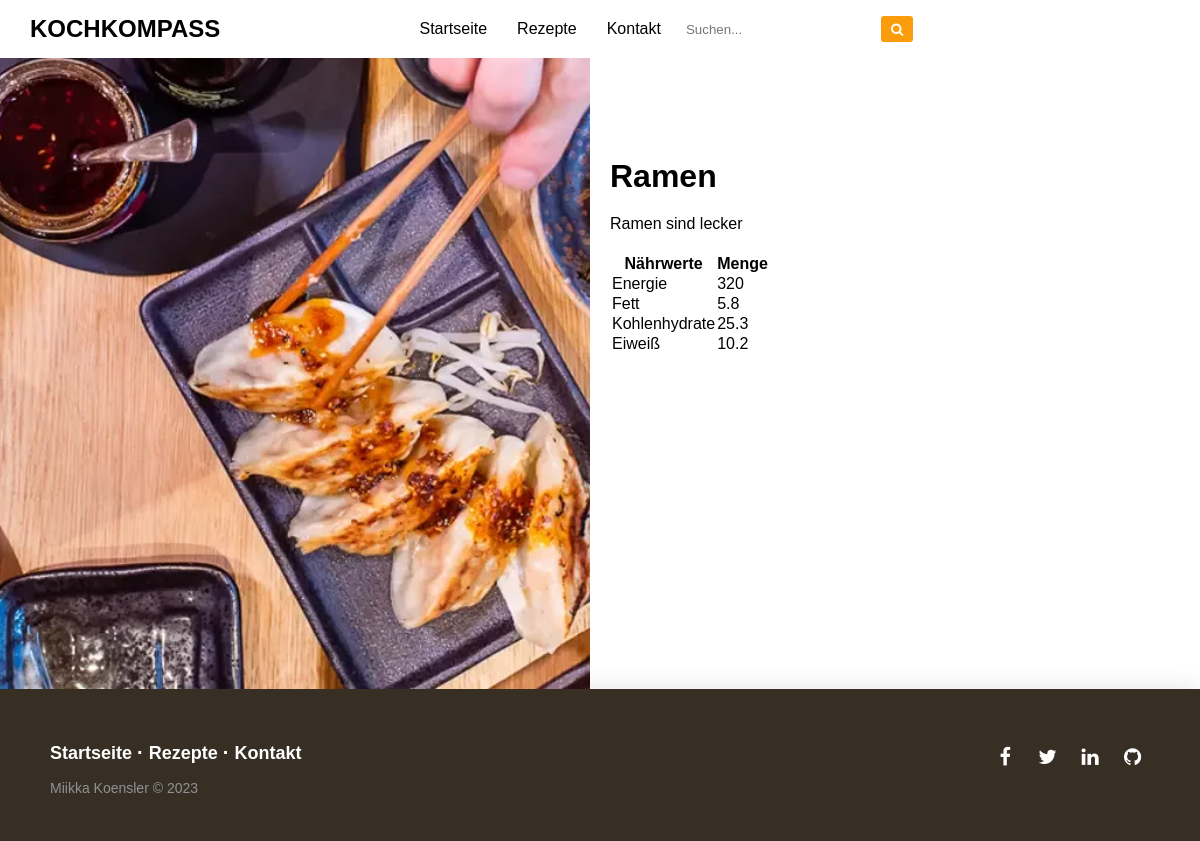
Screenshot of /sites/rezept.php?id=1 with the database file from the repository.
### tables this page shows
CREATE TABLE `rezepte` (
  `id` int(11) NOT NULL,
  `name` varchar(255) NOT NULL,
  `beschreibung` text NOT NULL,
  `bewertung` float NOT NULL,
  `eiweiß` float NOT NULL,
  `fett` float NOT NULL,
  `energie` float NOT NULL,
  `kohlenhydrate` float NOT NULL,
  `bild` varchar(255) DEFAULT NULL
);

### sites/rezept.php (the view, shortened to what this page needs)
<?php
include '../module/dbconnect.php';
$row = null;
if (isset($_GET['id'])) {
    $recipeId = $_GET['id'];
    $sql = "SELECT * FROM rezepte WHERE id = $recipeId";
    $result = $conn->query($sql);
    if ($result->num_rows > 0) {
        $row = $result->fetch_assoc();
    }
}
include '../module/navbar.php';
?>
<div class="rezept-container">
    <?php if ($row) { ?>
        <div class="rezept-bild">
            <img src="../assets/img/<?php echo $row['bild']; ?>" alt="Bild des Rezepts">
        </div>
        <div class="rezept-details">
            <h1><?php echo $row['name']; ?></h1>
            <p><?php echo $row['beschreibung']; ?></p>
            <table>
                <tr>
                    <th>Nährwerte</th>
                    <th>Menge</th>
                </tr>
                <tr>
                    <td>Energie</td>
                    <td><?php echo $row['energie']; ?></td>
                </tr>
                <tr>
                    <td>Fett</td>
                    <td><?php echo $row['fett']; ?></td>
                </tr>
                <tr>
                    <td>Kohlenhydrate</td>
                    <td><?php echo $row['kohlenhydrate']; ?></td>
                </tr>
                <tr>
                    <td>Eiweiß</td>
                    <td><?php echo $row['eiweiß']; ?></td>
                </tr>
            </table>
        </div>
    <?php } ?>
</div>
<?php include '../module/footer.php'; ?>
</body>
</html>

### assets/css/style.css (style rules this page uses)
* { margin: 0; padding: 0; font-family: "Montserrat", sans-serif; box-sizing: border-box; }
.rezept-container { display: flex; align-items: flex-start; height: 78.9vh; }
.rezept-bild { flex: 1; height: 100%; }
.rezept-bild img { width: 100%; height: 100%; object-fit: cover; }
.rezept-details { flex: 1; margin-left: 20px; margin-top: 100px; }
.rezept-details p { flex: 1; margin-top: 20px; }
.rezept-details table { margin-top: 20px; }

### rows the page displays
rezepte: bild (picture), name "Ramen", beschreibung "Ramen sind lecker", energie "320", fett "5.8", kohlenhydrate "25.3", eiweiß "10.2"
